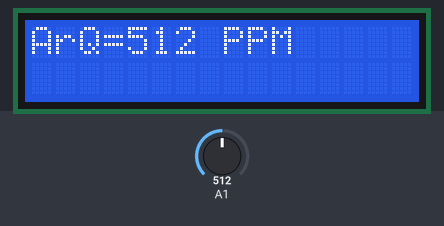
The sketch below on a simulated Arduino Uno, built with avr-gcc and run on an emulated ATmega328P. Shown: 16×2 character LCD. The inputs (shaded band) are chosen by the test bench; at power-on: A1 = 512. What the sketch prints to the serial monitor is not drawn.

Above: at 1.2 s.
1.3 s: A1 set to 716
At 2.4 s:
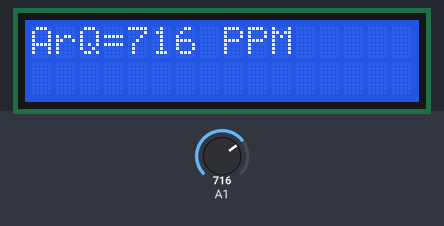
2.9 s: A1 set to 900
At 4.1 s:
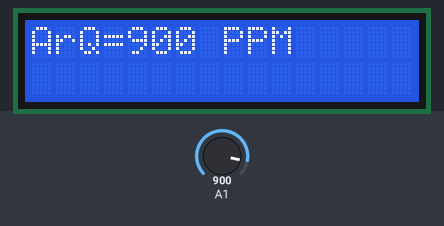
4.5 s: A1 set to 1023
At 5.7 s:
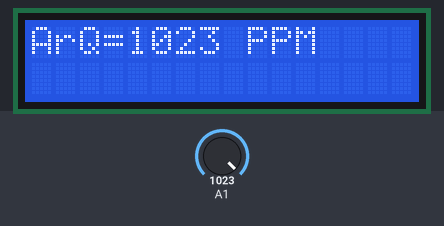
6.0 s: A1 set to 11
At 6.9 s:
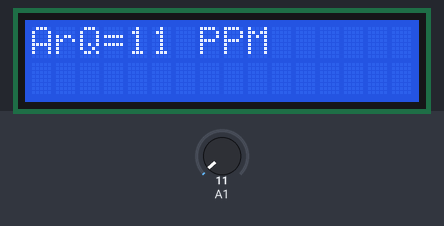
7.5 s: A1 set to 8
At 8.1 s:
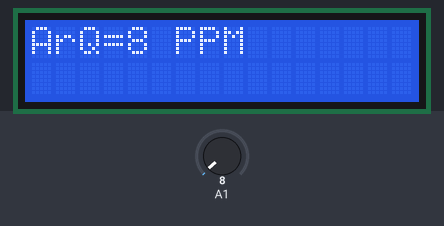
Timing chart, 0 to 10.1 s (numbered marks = the images above; inputs shaded):
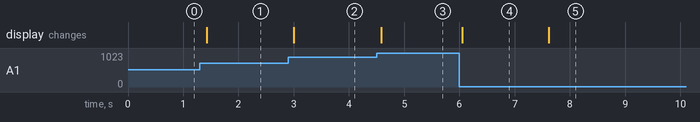

The sketch:

Air_Quality_Sensor.ino
```cpp
#include <LiquidCrystal_I2C.h>
int sensorValue;
LiquidCrystal_I2C lcd(0x27, 16, 2);

void setup(){
  lcd.begin();
  lcd.clear();
  Serial.begin(9600);
}
void loop() {
  sensorValue = analogRead(A1);       // read analog input pin 0
  Serial.print("AirQua=");
  Serial.print(sensorValue);     // prints the value read
  Serial.println(" PPM");
  lcd.setCursor(0,0);
  lcd.print("ArQ=");
  lcd.print(sensorValue,DEC);
  lcd.print(" PPM");
  lcd.println("       ");
  lcd.print("  ");
  delay(100);                        // wait 100ms for next reading
}
```

Measured:
- after the input at 1.3 s, the display: changes after 0.12 s (image 1)
- after the input at 2.9 s, the display: changes after 0.10 s (image 2)
- after the input at 4.5 s, the display: changes after 0.08 s (image 3)
- after the input at 6.0 s, the display: changes after 0.05 s (image 4)
- after the input at 7.5 s, the display: changes after 0.12 s (image 5)
